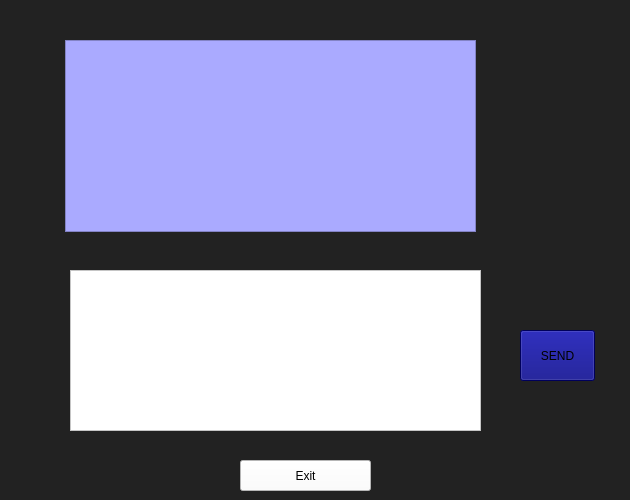
<?xml version="1.0" encoding="UTF-8"?>
<ui version="4.0">
 <class>MainWindow</class>
 <widget class="QMainWindow" name="MainWindow">
  <property name="geometry">
   <rect>
    <x>0</x>
    <y>0</y>
    <width>630</width>
    <height>500</height>
   </rect>
  </property>
  <property name="minimumSize">
   <size>
    <width>630</width>
    <height>500</height>
   </size>
  </property>
  <property name="maximumSize">
   <size>
    <width>630</width>
    <height>500</height>
   </size>
  </property>
  <property name="windowTitle">
   <string>MainWindow</string>
  </property>
  <widget class="QWidget" name="centralwidget">
   <property name="styleSheet">
    <string notr="true">background-color: rgb(34, 34, 34);</string>
   </property>
   <widget class="QPushButton" name="pushButton">
    <property name="geometry">
     <rect>
      <x>240</x>
      <y>460</y>
      <width>131</width>
      <height>31</height>
     </rect>
    </property>
    <property name="styleSheet">
     <string notr="true">background-color: rgb(255, 255, 255);
border-color: rgb(255, 255, 255);</string>
    </property>
    <property name="text">
     <string>Exit</string>
    </property>
   </widget>
   <widget class="QPlainTextEdit" name="plainTextEdit">
    <property name="geometry">
     <rect>
      <x>70</x>
      <y>270</y>
      <width>411</width>
      <height>161</height>
     </rect>
    </property>
    <property name="styleSheet">
     <string notr="true">background-color: rgb(255, 255, 255);</string>
    </property>
    <property name="plainText">
     <string/>
    </property>
   </widget>
   <widget class="QTextBrowser" name="textBrowser">
    <property name="geometry">
     <rect>
      <x>65</x>
      <y>40</y>
      <width>411</width>
      <height>192</height>
     </rect>
    </property>
    <property name="styleSheet">
     <string notr="true">background-color: rgb(170, 170, 255);</string>
    </property>
   </widget>
   <widget class="QPushButton" name="pushButton_2">
    <property name="geometry">
     <rect>
      <x>520</x>
      <y>330</y>
      <width>75</width>
      <height>51</height>
     </rect>
    </property>
    <property name="styleSheet">
     <string notr="true">background-color: rgb(0, 0, 127);
font: 87 16pt &quot;Segoe UI Black&quot;;</string>
    </property>
    <property name="text">
     <string>SEND</string>
    </property>
   </widget>
  </widget>
 </widget>
 <resources/>
 <connections/>
</ui>
